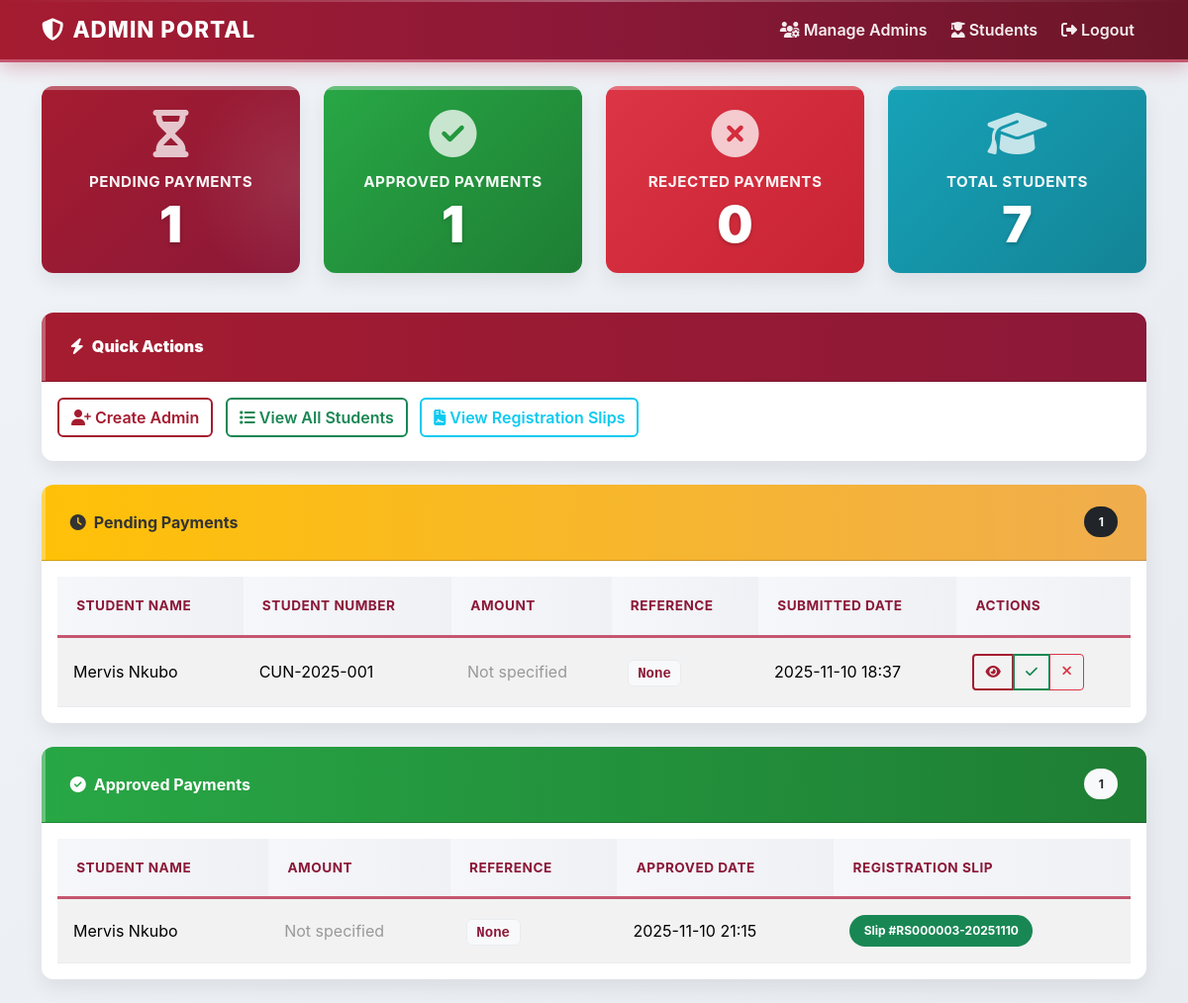
The app's page /admin/dashboard (signed in) with its own data.
### app/models.py (models this page shows, shortened)
class Payment(db.Model):
    __tablename__ = "payment"
    id = db.Column(db.Integer, primary_key=True)
    slip_filename = db.Column(db.String(150), nullable=False)
    status = db.Column(db.String(20), default="pending")
    description = db.Column(db.Text, nullable=True)
    submitted_date = db.Column(db.DateTime, default=lambda: datetime.now(timezone.utc))
    approved_date = db.Column(db.DateTime, nullable=True)
    student_id = db.Column(db.Integer, db.ForeignKey("student.id"), nullable=False)
    amount = db.Column(db.Float, nullable=True)
    method = db.Column(db.String(50), nullable=True)
    reference = db.Column(db.String(100), nullable=True, unique=True)
    receipt_image = db.Column(db.String(255), nullable=True)
    student = db.relationship("Student", back_populates="payments")

class Student(db.Model):
    __tablename__ = "student"
    id = db.Column(db.Integer, primary_key=True)
    student_number = db.Column(db.String(20), unique=True, nullable=False)
    name = db.Column(db.String(100), nullable=False)
    email = db.Column(db.String(120), unique=True, nullable=True)
    phone = db.Column(db.String(20), nullable=True)
    program = db.Column(db.String(50), nullable=True)
    faculty = db.Column(db.String(100), nullable=True)
    intake_year = db.Column(db.Integer, nullable=True)
    year_of_study = db.Column(db.Integer, nullable=True)
    semester = db.Column(db.String(20), nullable=True)
    created_at = db.Column(db.DateTime, default=lambda: datetime.now(timezone.utc))
    user = db.relationship("User", back_populates="student_profile", uselist=False, foreign_keys=[User.student_id])
    payments = db.relationship("Payment", back_populates="student", lazy=True, cascade="all, delete-orphan")
    registrations = db.relationship("Registration", back_populates="student", lazy=True, cascade="all, delete-orphan")
    registration_slips = db.relationship("RegistrationSlip", back_populates="student", lazy=True, cascade="all, delete-orphan")
    course_enrollments = db.relationship("CourseEnrollment", back_populates="student", lazy=True, cascade="all, delete-orphan")
    @property
    def registration_slip(self):
        return self.registration_slips[0] if self.registration_slips else None

class RegistrationSlip(db.Model):
    __tablename__ = "registration_slip"
    id = db.Column(db.Integer, primary_key=True)
    slip_number = db.Column(db.String(50), unique=True, nullable=False)
    student_id = db.Column(db.Integer, db.ForeignKey('student.id'), nullable=False)
    issue_date = db.Column(db.DateTime, nullable=False, default=lambda: datetime.now(timezone.utc))
    pdf_filename = db.Column(db.String(255), nullable=True)
    created_by = db.Column(db.String(100), nullable=True)
    created_date = db.Column(db.DateTime, default=lambda: datetime.now(timezone.utc))
    academic_year = db.Column(db.String(20), nullable=True)
    semester = db.Column(db.String(20), nullable=True)
    program_name = db.Column(db.String(100), nullable=True)
    faculty_name = db.Column(db.String(100), nullable=True)
    student = db.relationship("Student", back_populates="registration_slips")

### app/routes/admin_routes.py (the view)
@admin_bp.route('/dashboard')
@admin_required
def dashboard():
    pending_payments = Payment.query.filter_by(status='pending').all()
    approved_payments = Payment.query.filter_by(status='approved').all()
    rejected_payments = Payment.query.filter_by(status='rejected').all()
    students = Student.query.all()
    return render_template(
        'admin/dashboard.html',
        pending_payments=pending_payments,
        approved_payments=approved_payments,
        rejected_payments=rejected_payments,
        students=students
    )

### app/routes/admin_routes.py (called while the page is built)
def admin_required(f):
    @wraps(f)
    def decorated_function(*args, **kwargs):
        if 'user_id' not in session or session.get('role') != 'admin':
            flash("Please log in as admin to access this page.", "warning")
            return redirect(url_for('admin.admin_login'))
        return f(*args, **kwargs)
    return decorated_function

### app/templates/admin/dashboard.html (shortened to what this page needs)
<!DOCTYPE html>
<html lang="en">
<head>
    <link rel="stylesheet" href="https://cdn.jsdelivr.net/npm/bootstrap@5.3.2/dist/css/bootstrap.min.css">
    <link rel="stylesheet" href="https://cdnjs.cloudflare.com/ajax/libs/font-awesome/6.4.0/css/all.min.css">
</head>
<body>
<nav class="navbar navbar-expand-lg navbar-dark">
    <div class="container">
        <a class="navbar-brand nav-brand" href="{{ url_for('admin.dashboard') }}">
            <i class="fas fa-shield-alt me-2"></i>Admin Portal
        </a>
        <div class="collapse navbar-collapse" id="navbarNav">
            <div class="navbar-nav ms-auto">
                <a class="nav-link" href="{{ url_for('admin.manage_admins') }}">
                    <i class="fas fa-users-cog me-1"></i>Manage Admins
                </a>
                <a class="nav-link" href="{{ url_for('admin.view_students') }}">
                    <i class="fas fa-user-graduate me-1"></i>Students
                </a>
                <a class="nav-link" href="{{ url_for('admin.admin_logout') }}">
                    <i class="fas fa-sign-out-alt me-1"></i>Logout
                </a>
            </div>
        </div>
    </div>
</nav>
<div class="container mt-4">
    <div class="row mb-4">
        <div class="col-md-6 col-lg-3 mb-3">
            <div class="card dashboard-card text-white bg-primary">
                <div class="card-body text-center py-4">
                    <i class="fas fa-hourglass-half fa-3x mb-3 opacity-75"></i>
                    <h6 class="card-title text-uppercase letter-spacing">Pending Payments</h6>
                    <div class="stat-number">{{ pending_payments|length }}</div>
                </div>
            </div>
        </div>
        <div class="col-md-6 col-lg-3 mb-3">
            <div class="card dashboard-card text-white bg-success">
                <div class="card-body text-center py-4">
                    <i class="fas fa-check-circle fa-3x mb-3 opacity-75"></i>
                    <h6 class="card-title text-uppercase letter-spacing">Approved Payments</h6>
                    <div class="stat-number">{{ approved_payments|length }}</div>
                </div>
            </div>
        </div>
        <div class="col-md-6 col-lg-3 mb-3">
            <div class="card dashboard-card text-white bg-danger">
                <div class="card-body text-center py-4">
                    <i class="fas fa-times-circle fa-3x mb-3 opacity-75"></i>
                    <h6 class="card-title text-uppercase letter-spacing">Rejected Payments</h6>
                    <div class="stat-number">{{ rejected_payments|length }}</div>
                </div>
            </div>
        </div>
        <div class="col-md-6 col-lg-3 mb-3">
            <div class="card dashboard-card text-white bg-info">
                <div class="card-body text-center py-4">
                    <i class="fas fa-graduation-cap fa-3x mb-3 opacity-75"></i>
                    <h6 class="card-title text-uppercase letter-spacing">Total Students</h6>
                    <div class="stat-number">{{ students|length }}</div>
                </div>
            </div>
        </div>
    </div>
    <div class="row mb-4">
        <div class="col-12">
            <div class="card">
                <div class="card-header bg-secondary text-white">
                    <i class="fas fa-zap me-2"></i><strong>Quick Actions</strong>
                </div>
                <div class="card-body">
                    <a href="{{ url_for('admin.create_admin') }}" class="btn btn-outline-primary me-2 mb-2">
                        <i class="fas fa-user-plus me-1"></i>Create Admin
                    </a>
                    <a href="{{ url_for('admin.view_students') }}" class="btn btn-outline-success me-2 mb-2">
                        <i class="fas fa-list me-1"></i>View All Students
                    </a>
                    <a href="{{ url_for('admin.view_registration_slips') }}" class="btn btn-outline-info mb-2">
                        <i class="fas fa-file-contract me-1"></i>View Registration Slips
                    </a>
                </div>
            </div>
        </div>
    </div>
    <div class="card mb-4">
        <div class="card-header bg-warning text-dark d-flex justify-content-between align-items-center">
            <span>
                <i class="fas fa-clock me-2"></i>Pending Payments
            </span>
            <span class="badge bg-dark">{{ pending_payments|length }}</span>
        </div>
        <div class="card-body">
            {% if pending_payments %}
                <div class="table-responsive">
                    <table class="table table-striped table-hover">
                        <thead>
                            <tr>
                                <th>Student Name</th>
                                <th>Student Number</th>
                                <th>Amount</th>
                                <th>Reference</th>
                                <th>Submitted Date</th>
                                <th>Actions</th>
                            </tr>
                        </thead>
                        <tbody>
                            {% for payment in pending_payments %}
                            <tr>
                                <td>
                                    {% if payment.student %}
                                        {{ payment.student.name }}
                                    {% else %}
                                        <span class="text-muted">Student not found</span>
                                    {% endif %}
                                </td>
                                <td>
                                    {% if payment.student %}
                                        {{ payment.student.student_number }}
                                    {% else %}
                                        <span class="text-muted">N/A</span>
                                    {% endif %}
                                </td>
                                <td>
                                    {% if payment.amount is not none %}
                                        ZMW {{ "%.2f"|format(payment.amount) }}
                                    {% else %}
                                        <span class="text-muted">Not specified</span>
                                    {% endif %}
                                </td>
                                <td><code>{{ payment.reference }}</code></td>
                                <td>{{ payment.submitted_date.strftime('%Y-%m-%d %H:%M') }}</td>
                                <td class="table-actions">
                                    <div class="btn-group btn-group-sm">
                                        {% if payment.student %}
                                        <a href="{{ url_for('admin.view_student_details', student_id=payment.student_id) }}"
                                           class="btn btn-outline-primary" title="View Student">
                                            <i class="fas fa-eye"></i>
                                        </a>
                                        {% endif %}
                                        <a href="{{ url_for('admin.manage_payment', payment_id=payment.id, action='approve') }}"
                                           class="btn btn-outline-success" title="Approve Payment">
                                            <i class="fas fa-check"></i>
                                        </a>
                                        <a href="{{ url_for('admin.manage_payment', payment_id=payment.id, action='reject') }}"
                                           class="btn btn-outline-danger" title="Reject Payment">
                                            <i class="fas fa-times"></i>
                                        </a>
                                    </div>
                                </td>
                            </tr>
                            {% endfor %}
                        </tbody>
                    </table>
                </div>
            {% else %}
                <p class="text-muted text-center py-3">
                    <i class="fas fa-check-circle fa-2x mb-2 d-block"></i>
                    No pending payments. All caught up!
                </p>
            {% endif %}
        </div>
    </div>
    <div class="card mb-4">
        <div class="card-header bg-success text-white d-flex justify-content-between align-items-center">
            <span>
                <i class="fas fa-check-circle me-2"></i>Approved Payments
            </span>
            <span class="badge bg-light text-dark">{{ approved_payments|length }}</span>
        </div>
        <div class="card-body">
            {% if approved_payments %}
                <div class="table-responsive">
                    <table class="table table-striped table-hover">
                        <thead>
                            <tr>
                                <th>Student Name</th>
                                <th>Amount</th>
                                <th>Reference</th>
                                <th>Approved Date</th>
                                <th>Registration Slip</th>
                            </tr>
                        </thead>
                        <tbody>
                            {% for payment in approved_payments %}
                            <tr>
                                <td>
                                    {% if payment.student %}
                                        {{ payment.student.name }}
                                    {% else %}
                                        <span class="text-muted">Student not found</span>
                                    {% endif %}
                                </td>
                                <td>
                                    {% if payment.amount is not none %}
                                        ZMW {{ "%.2f"|format(payment.amount) }}
                                    {% else %}
                                        <span class="text-muted">Not specified</span>
                                    {% endif %}
                                </td>
                                <td><code>{{ payment.reference }}</code></td>
                                <td>
                                    {% if payment.approved_date %}
                                        {{ payment.approved_date.strftime('%Y-%m-%d %H:%M') }}
                                    {% else %}
                                        <span class="text-muted">N/A</span>
                                    {% endif %}
                                </td>
                                <td>
                                    {% if payment.student %}
                                        {% set slip = payment.student.registration_slip %}
                                        {% if slip %}
                                            <span class="badge bg-success">Slip #{{ slip.slip_number }}</span>
                                        {% else %}
                                            <a href="{{ url_for('admin.create_registration_slip_form') }}"
                                               class="btn btn-sm btn-outline-primary">
                                                <i class="fas fa-file-contract me-1"></i>Create Slip
                                            </a>
                                        {% endif %}
                                    {% else %}
                                        <span class="text-muted">N/A</span>
                                    {% endif %}
                                </td>
                            </tr>
                            {% endfor %}
                        </tbody>
                    </table>
                </div>
            {% else %}
                <p class="text-muted text-center py-3">No approved payments yet.</p>
            {% endif %}
        </div>
    </div>
</div>
</body>
</html>

### records on screen
Payment: student.name "Mervis Nkubo", student.student_number "CUN-2025-001", shows "Not specified", reference "None", submitted_date "2025-11-10 18:37"
Payment: student.name "Mervis Nkubo", shows "Not specified", reference "None", approved_date "2025-11-10 21:15"
RegistrationSlip: slip_number "RS000003-20251110"

### other values on screen
{{ pending_payments|length }} "1"
{{ approved_payments|length }} "1"
{{ rejected_payments|length }} "0"
{{ students|length }} "7"
